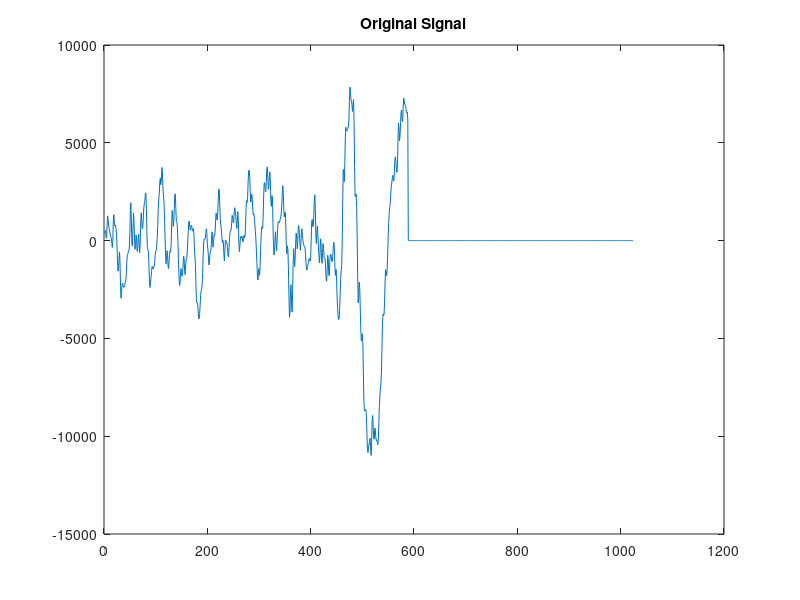

Here is the MATLAB script that generated this plot: (Note: this script raises an error after producing the figure.)
%WP_DMO    demo script that describes some of the 1D wavelet
%          packet transform capabilities.
%
%          WP_DMO may be accessed from the WTDEMO command 
%          interactive menu, choosing the '1-D WP Transform'
%          section within the '1-D Wavelet Packets' submenu.

%--------------------------------------------------------
% Copyright (C) 1994, 1995, 1996, by Universidad de Vigo 
%                                                      
%                                                      
% Uvi_Wave is free software; you can redistribute it and/or modify it      
% under the terms of the GNU General Public License as published by the    
% Free Software Foundation; either version 2, or (at your option) any      
% later version.                                                           
%                                                                          
% Uvi_Wave is distributed in the hope that it will be useful, but WITHOUT  
% ANY WARRANTY; without even the implied warranty of MERCHANTABILITY or    
% FITNESS FOR A PARTICULAR PURPOSE.  See the GNU General Public License    
% for more details.                                                        
%                                                                          
% You should have received a copy of the GNU General Public License        
% along with Uvi_Wave; see the file COPYING.  If not, write to the Free    
% Software Foundation, 675 Mass Ave, Cambridge, MA 02139, USA.             
%                                                                          
%       Author: Santiago Gonzalez Sanchez 
%               Nuria Gonzalez Prelcic
%       e-mail: Uvi_Wave@tsc.uvigo.es
%--------------------------------------------------------

echo on

% We are going to perform a wavelet packet analysis of the audio
% signal you can see in the figure.

	load zappa
	plot(zappa); title('Original Signal');

% Press any key to continue ...
pause
%----------------------------------------------------------

% First, a pair of wavelets filters is generated.
% Then an existing basis is loaded. This basis
% has been obtained using the 'growadd' function with
% an additive cost given by the function 'shanent'.
% Finally, the wavelet packet analysis is performed
% using the function 'wpk' with the input 'ORDER' set
% to 0 (default value of the basis format when using
% 'growadd').

	load filtd8
	load basis
	y=wpk(zappa,d8h,d8g,0,base);
	plot(y); title('Transformed signal using Wavelet Packets')

% Press any key to continue ...
pause
%----------------------------------------------------------

% Using the utility 'extband' an specific subband can
% be extracted from the previously depicted coefficients.

	subplot(211)
	[b,x1,y1,x2,y2]=extband(y,base,9);
	bn=zeros(size(y)); bn(y1:y2,x1:x2)=b;
	plot(bn)
	title('Coefficients of the 9th subband')
	subplot(212)
	plot(iwpk(bn,d8hr,d8gr,0,base,length(zappa)))
	title('Reconstructed signal from this single subband')

% Press any key to continue ...
pause
%----------------------------------------------------------

% The time-frequency plane tiling performed by the wavelet
% packet basis can be drawn using the TFPLOT function.
% As the loaded basis was in natural order (i.e., according to
% the filter bank), we have to change its format before calling
% TFPLOT.

	base2=chformat(base,0);
	tfplot(base2)

% For seeing the filter bank structure, TREE function can be used.
% In this case, we pass the wavelet packet basis in natural order.

	figure(2)
	tree(base)
	title('Filter bank scheme implementing this wavelet packet transform')

% Press any key to continue ...
pause
%----------------------------------------------------------
close(2)

% When using 'wpk' without specifying the parameter
% 'BASIS' the full tree is obtained. The output is
% a matrix with the coefficients of all the wavelet
% packet basis library, with the original signal in
% the first column.

% Using the function 'coefext' the coefficients
% corresponding to any basis can be extracted.
% The figure shows some examples.

% Please wait ...

	y_all=wpk(zappa,d8h,d8g,0);

	y1=coefext(y_all,base);
	subplot(311); plot(y1)
	echo off
	set (1,'Position',[100,100,600,650])
	title('Previously computed basis')
	echo on

	base2=[10,10,(9:-1:1)];
	y2=coefext(y_all,base2);
	subplot(312); plot(y2)
	echo off
	title('Octave subband decomposition')
	echo on

	base3=3*ones(2^3);
	y3=coefext(y_all,base3);
	subplot(313); plot(y3)
	echo off
	title('Uniform subband decomposition')
	echo on

% Press any key to continue ...
pause
%----------------------------------------------------------

% We can easily compress a signal retaining only the biggest
% coefficients in the transformed signal, and then reconstruct.

% For example, consider again our audio signal.

	echo off
	n=input('Percentage of coefficients you want to retain (0-100): ');
	echo on

	[o,idx]=sort(abs(y).^2);
	idx=fliplr(idx);
	n=round(n/100*length(y));
	yc=zeros(1,length(y));
	yc(idx(1:n))=y(idx(1:n));
	rx=iwpk(yc,d8hr,d8gr,0,base,length(zappa));
	
	echo off
	set (1,'Position',[100,100,800,550])
	subplot(111); plot(zappa,'y')
	hold on;plot(rx,'r');hold off
	title('Yellow: original. Red :reconstructed after discarding smallest coefficients')
	xlabel(['Coefficients retained: ' int2str(n)])
	echo on

% Press any key to finish.
pause
%----------------------------------------------------------

echo off
close(1)
